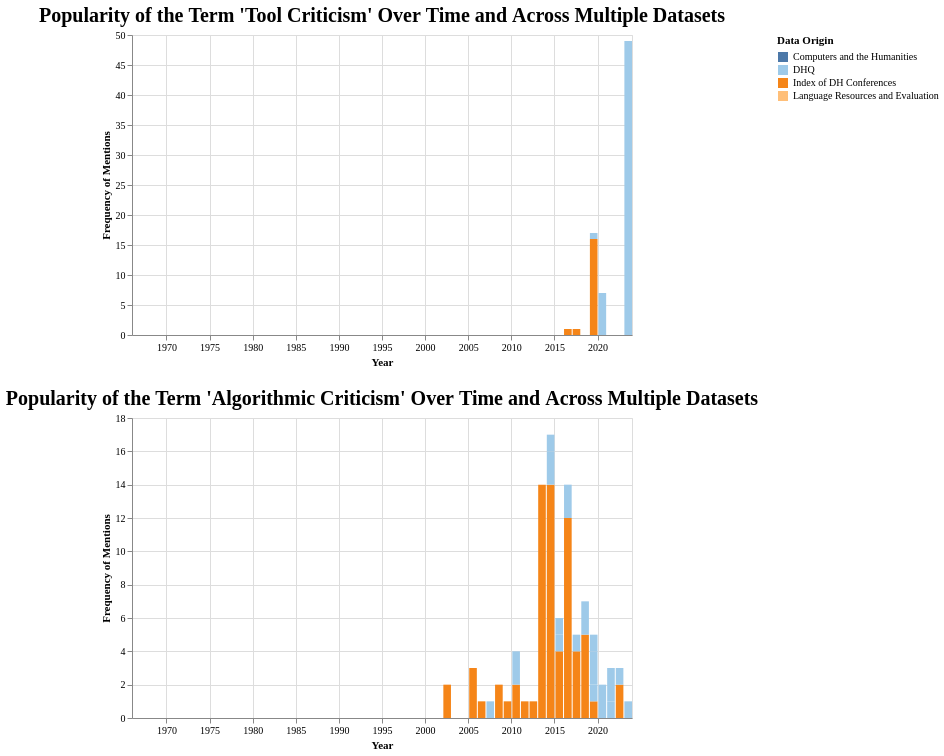

The specification (Vega-Lite) saved for this image:
### Vega-Lite specification from a JSON file in a GitHub repository (floating-point values rounded to 4 significant figures; data arrays with more than 128 entries replaced by an {"elided": "..."} marker saying what was removed)
{"config": {"view": {"continuousWidth": 300, "continuousHeight": 300}, "axis": {"labelFont": "Garamond", "titleFont": "Garamond"}, "legend": {"labelFont": "Garamond", "titleFont": "Garamond"}, "title": {"anchor": "middle", "font": "Garamond", "fontSize": 20}}, "vconcat": [{"data": {"name": "data-50f487c822179e703257179e302e0661"}, "mark": {"type": "bar"}, "encoding": {"color": {"field": "data_origin", "legend": {"labelLimit": 0, "symbolLimit": 0, "title": "Data Origin"}, "scale": {"scheme": "tableau20"}, "sort": {"field": "counts", "op": "sum", "order": "descending"}, "type": "nominal"}, "opacity": {"condition": {"param": "param_8", "value": 1}, "value": 0.2}, "tooltip": [{"field": "data_origin", "title": "Data Origin", "type": "nominal"}, {"field": "Raw Frequency of Mentions", "type": "quantitative"}, {"field": "date", "format": "%Y", "title": "Date", "type": "temporal"}, {"field": "Frequency of Mentions Scaled by Total Tokens", "type": "quantitative"}, {"field": "total_tokens", "title": "Total Tokens", "type": "quantitative"}], "x": {"axis": {"title": "Year"}, "field": "date", "timeUnit": "year", "type": "temporal"}, "y": {"axis": {"title": "Frequency of Mentions"}, "field": "y", "type": "quantitative"}}, "name": "view_5", "title": "Popularity of the Term 'Tool Criticism' Over Time and Across Multiple Datasets", "transform": [{"calculate": "datum[param_7]", "as": "y"}], "width": 500}, {"data": {"name": "data-dbbcef43ee0ec5e50e41cf2134c3dc43"}, "mark": {"type": "bar"}, "encoding": {"color": {"field": "data_origin", "legend": {"labelLimit": 0, "symbolLimit": 0, "title": "Data Origin"}, "scale": {"scheme": "tableau20"}, "sort": {"field": "counts", "op": "sum", "order": "descending"}, "type": "nominal"}, "opacity": {"condition": {"param": "param_9", "value": 1}, "value": 0.2}, "tooltip": [{"field": "data_origin", "title": "Data Origin", "type": "nominal"}, {"field": "Raw Frequency of Mentions", "type": "quantitative"}, {"field": "date", "format": "%Y", "title": "Date", "type": "temporal"}, {"field": "Frequency of Mentions Scaled by Total Tokens", "type": "quantitative"}, {"field": "total_tokens", "title": "Total Tokens", "type": "quantitative"}], "x": {"axis": {"title": "Year"}, "field": "date", "timeUnit": "year", "type": "temporal"}, "y": {"axis": {"title": "Frequency of Mentions"}, "field": "y", "type": "quantitative"}}, "name": "view_6", "title": "Popularity of the Term 'Algorithmic Criticism' Over Time and Across Multiple Datasets", "transform": [{"calculate": "datum[param_7]", "as": "y"}], "width": 500}], "params": [{"name": "param_7", "bind": {"input": "select", "options": ["Raw Frequency of Mentions", "Frequency of Mentions Scaled by Total Tokens"], "name": "Select Counting Method on Y Axis"}, "value": "Raw Frequency of Mentions"}, {"name": "param_8", "select": {"type": "point", "fields": ["data_origin"]}, "bind": "legend", "views": ["view_5"]}, {"name": "param_9", "select": {"type": "point", "fields": ["data_origin"]}, "bind": "legend", "views": ["view_6"]}], "$schema": "https://vega.github.io/schema/vega-lite/v5.15.1.json", "datasets": {"data-50f487c822179e703257179e302e0661": {"elided": "411 records"}, "data-dbbcef43ee0ec5e50e41cf2134c3dc43": {"elided": "411 records"}}}
